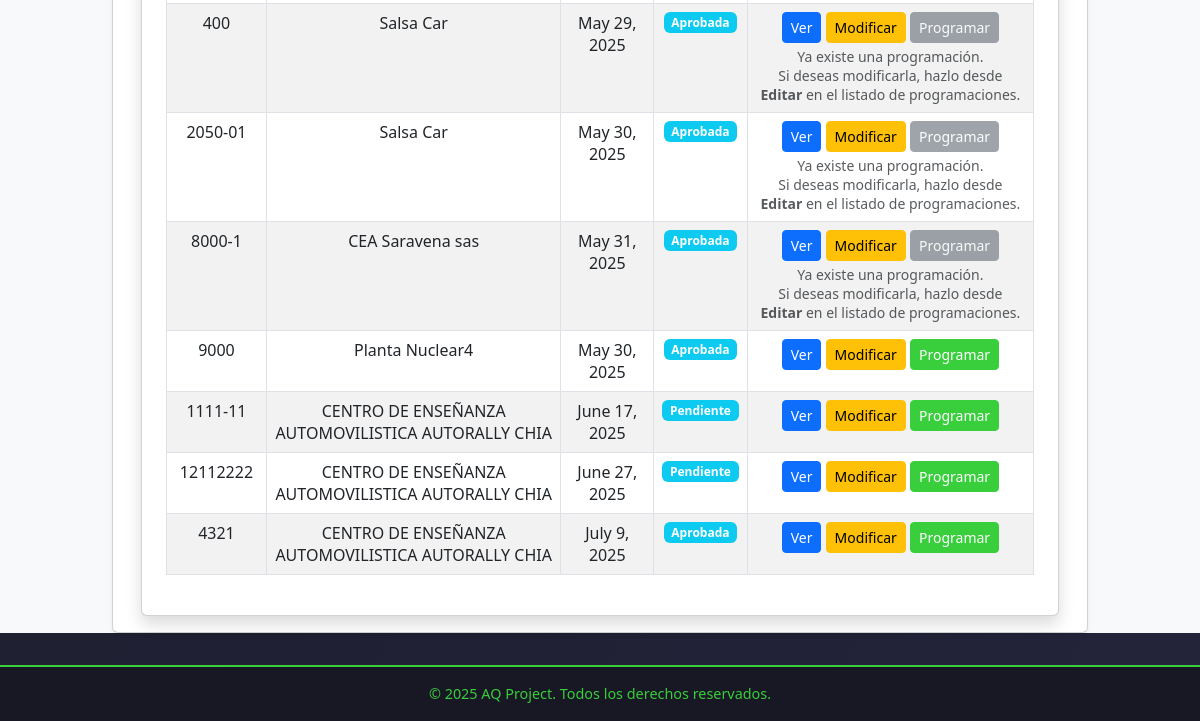
Page /cotizaciones/cotizaciones/ (signed in, lower part) on the earlier database version.
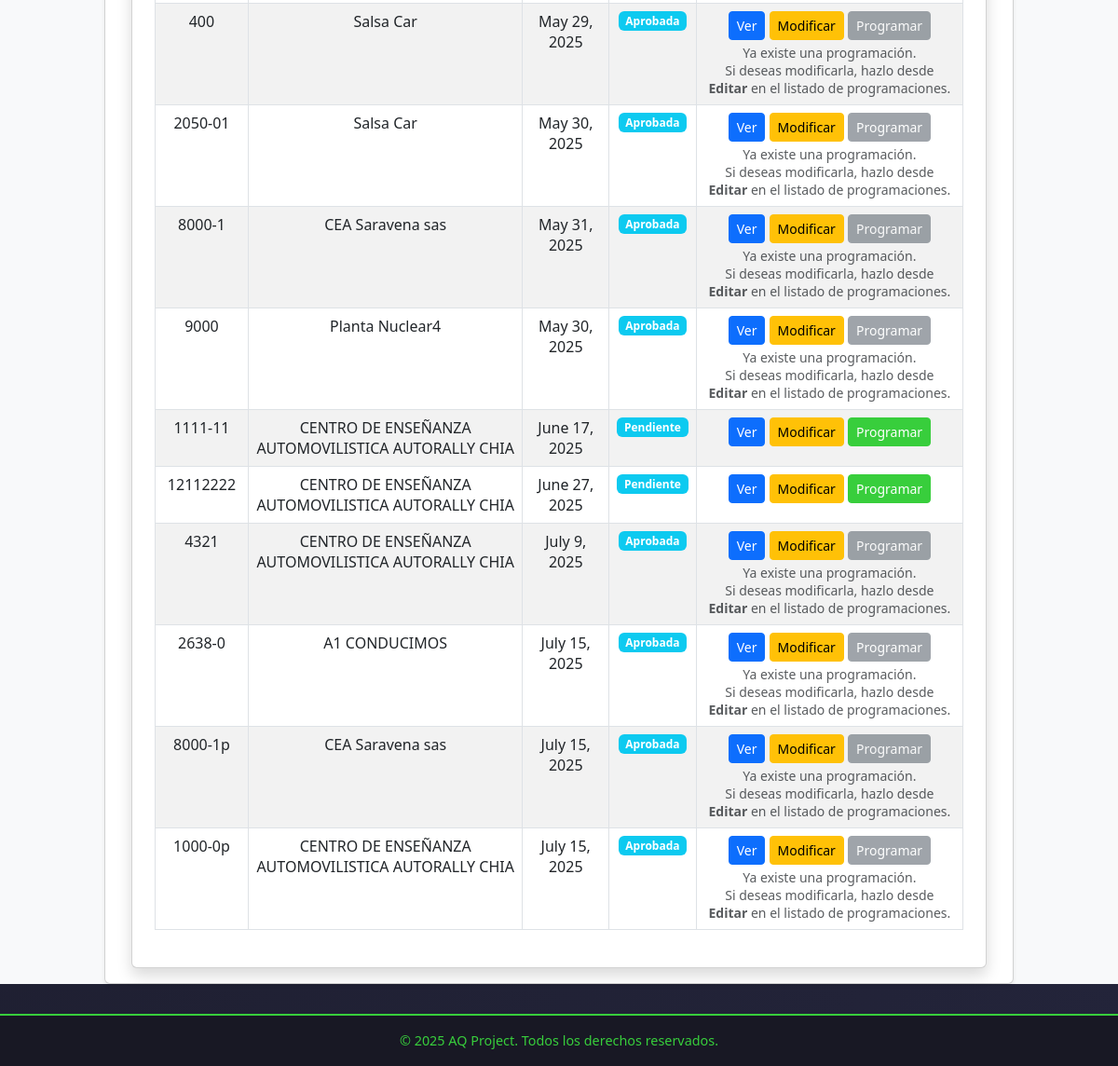
Same page on the later database version.
### cotizaciones/models.py (models this page shows, shortened)
class Cotizacion(models.Model):
    solicitud = models.ForeignKey(Solicitud, on_delete=models.CASCADE, related_name="cotizaciones")
    numero_servicio = models.CharField(max_length=100, unique=True)
    fecha_cotizacion = models.DateField(null=True, blank=True)
    tipo_servicio = models.ManyToManyField("TipoServicio")
    dias_auditoria_etapa_1 = models.DecimalField(max_digits=3, decimal_places=1, null=True, blank=True)
    dias_auditoria_etapa_2 = models.DecimalField(max_digits=3, decimal_places=1, null=True, blank=True)
    precio_neto = models.DecimalField(max_digits=10, decimal_places=2, help_text="Valor sin IVA")
    precio_iva = models.DecimalField(max_digits=10, decimal_places=2, default=Decimal("0.00"), help_text="IVA (19%)")
    precio_total = models.DecimalField(max_digits=10, decimal_places=2, default=Decimal("0.00"), help_text="Total con IVA")
    ESTADO_CHOICES = [
        ('Pendiente', 'Pendiente'),
        ('Aprobada', 'Aprobada'),
        ('Rechazada', 'Rechazada'),
        ('Programada', 'Programada'),
    ]
    estado = models.CharField(max_length=20, choices=ESTADO_CHOICES, default='Pendiente')

### solicitudes/models.py (models this page shows, shortened)
class Solicitud(models.Model):
    cliente = models.ForeignKey(Cliente, on_delete=models.CASCADE, related_name="solicitudes_solicitudes")  # Relación con el modelo Cliente
    fecha_solicitud = models.DateField(default=date.today)  # Fecha en que se crea la solicitud
    estado = models.CharField(
        max_length=20,
        choices=[
            ('Pendiente', 'Pendiente'),
            ('Aprobada', 'Aprobada'),
            ('Rechazada', 'Rechazada')
        ],
        default='Pendiente'
    )  # Estado de la solicitud

class Cliente(models.Model):
    nit = models.CharField(max_length=20, unique=True)  # Nit único
    nombre_propietario = models.CharField(max_length=100)
    nombre_establecimiento = models.CharField(max_length=100)
    representante_legal = models.CharField(max_length=100)
    cedula_ciudadania = models.CharField(max_length=20)
    ciudad = models.CharField(max_length=100)
    departamento = models.CharField(max_length=100)
    direccion = models.CharField(max_length=200)
    representante_organismo = models.CharField(max_length=100)
    cargo = models.CharField(max_length=50)
    telefono_fijo = models.CharField(max_length=20, blank=True, null=True)
    telefono_celular = models.CharField(max_length=20)
    correo_electronico = models.EmailField()
    nivel_cea = models.CharField(max_length=50, choices=NIVELES_CEA)
    cantidad_vehiculos = models.IntegerField(null=True, blank=True)
    cantidad_instructores = models.IntegerField(null=True, blank=True)
    categorias_certificar = models.ManyToManyField(Categoria, blank=True)
    certificado_conformidad = models.CharField(max_length=2, choices=CERTIFICADO_CONFORMIDAD_CHOICES, default="No")
    nombre_ente_certificador = models.CharField(max_length=100, blank=True, null=True)  # Se llena si es "Sí"
    fecha_solicitud = models.DateField(null=True, blank=True)  # Se establece solo cuando se envía la solicitud
    observaciones = models.TextField(blank=True, null=True)

### cotizaciones/views.py (the view)
# urls.py: path("cotizaciones/", listado_cotizaciones, name="listado_cotizaciones"),
@login_required
def listado_cotizaciones(request):
    es_comercial = request.user.groups.filter(name='Comercial').exists()
    es_programacion = request.user.groups.filter(name='Programacion').exists()
    if es_programacion:
        cotizaciones = Cotizacion.objects.filter(estado='Aprobada')
    else:
        cotizaciones = Cotizacion.objects.all()
    return render(
        request,
        "cotizaciones/listado_cotizaciones.html",
        {
            "cotizaciones": cotizaciones,
            "es_comercial": es_comercial,
            "es_programacion": es_programacion,
        }
    )

### programacion/templatetags/programacion_extras.py (called while the page is built)
@register.filter
def tiene_programacion_activa(programaciones):
    return programaciones.filter(estado__in=["En Curso", "Finalizada", "Cancelada"]).exists()

### cotizaciones/templates/cotizaciones/listado_cotizaciones.html (shortened to what this page needs)
{% extends 'layouts/base.html' %}
{% load programacion_extras %}
{% block content %}
<link rel="stylesheet" href="https://cdn.jsdelivr.net/npm/bootstrap@5.3.0/dist/css/bootstrap.min.css">
<div class="container mt-4">
    <div class="card shadow p-4">
        {% if cotizaciones %}
            <div class="table-responsive">
                <table class="table table-bordered table-striped text-center">
                    <tbody>
                        {% for cotizacion in cotizaciones %}
                            <tr>
                                <td>{{ cotizacion.numero_servicio }}</td>
                                <td>{{ cotizacion.solicitud.cliente.nombre_establecimiento }}</td>
                                <td>{{ cotizacion.fecha_cotizacion }}</td>
                                <td>
                                    <span class="badge bg-info">{{ cotizacion.estado }}</span>
                                </td>
                                <td>
                                    <a href="{% url 'detalle_cotizacion' cotizacion.id %}" class="btn btn-sm btn-primary">Ver</a>
                                    {% if not es_programacion %}
                                        <a href="{% url 'editar_cotizacion' cotizacion.id %}" class="btn btn-sm btn-warning">Modificar</a>
                                    {% endif %}
                                    {% if not es_comercial %}
                                        {% if cotizacion.programacionauditoria_set|tiene_programacion_activa %}
                                            <button class="btn btn-sm btn-secondary" disabled>Programar</button>
                                            <div class="small text-muted mt-1">
                                                Ya existe una programación.<br>
                                                Si deseas modificarla, hazlo desde <b>Editar</b> en el listado de programaciones.
                                            </div>
                                        {% else %}
                                            <a href="{% url 'programar_auditoria' cotizacion.id %}" class="btn btn-sm btn-success">Programar</a>
                                        {% endif %}
                                    {% endif %}
                                </td>
                            </tr>
                        {% endfor %}
                    </tbody>
                </table>
            </div>
        {% else %}
            <div class="alert alert-info text-center">
                No hay cotizaciones pendientes para programar.
            </div>
        {% endif %}
    </div>
</div>
{% endblock %}

Differences in the rows shown:
shown differently, row unchanged: Cotizacion "Planta Nuclear4": now shows "Ya existe una programación. Si deseas modificarla, hazlo desde Editar en el listado de programaciones."
shown differently, row unchanged: Cotizacion "July 9, 2025": now shows "Ya existe una programación. Si deseas modificarla, hazlo desde Editar en el listado de programaciones."
added Cotizacion: numero_servicio "2638-0", solicitud.cliente.nombre_establecimiento "A1 CONDUCIMOS", fecha_cotizacion "July 15, 2025", estado "Aprobada", shows "Programar"
added Cotizacion: numero_servicio "8000-1p", solicitud.cliente.nombre_establecimiento "CEA Saravena sas", fecha_cotizacion "July 15, 2025", estado "Aprobada", shows "Programar"
added Cotizacion: numero_servicio "1000-0p", solicitud.cliente.nombre_establecimiento "CENTRO DE ENSEÑANZA AUTOMOVILISTICA AUTORALLY CHIA", fecha_cotizacion "July 15, 2025", estado "Aprobada", shows "Programar"
